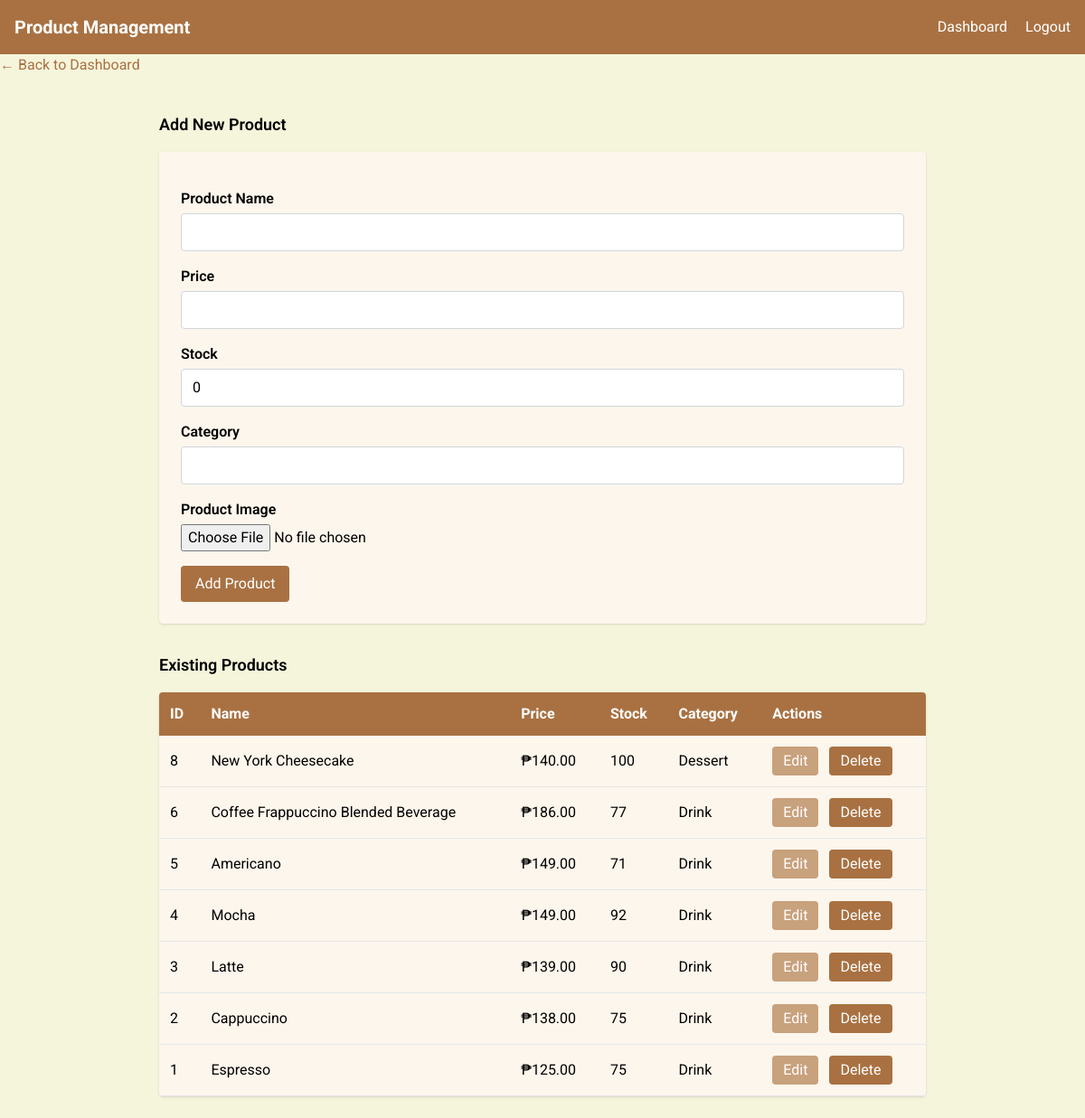
Before: /product_management.php (signed in) with the older database file.
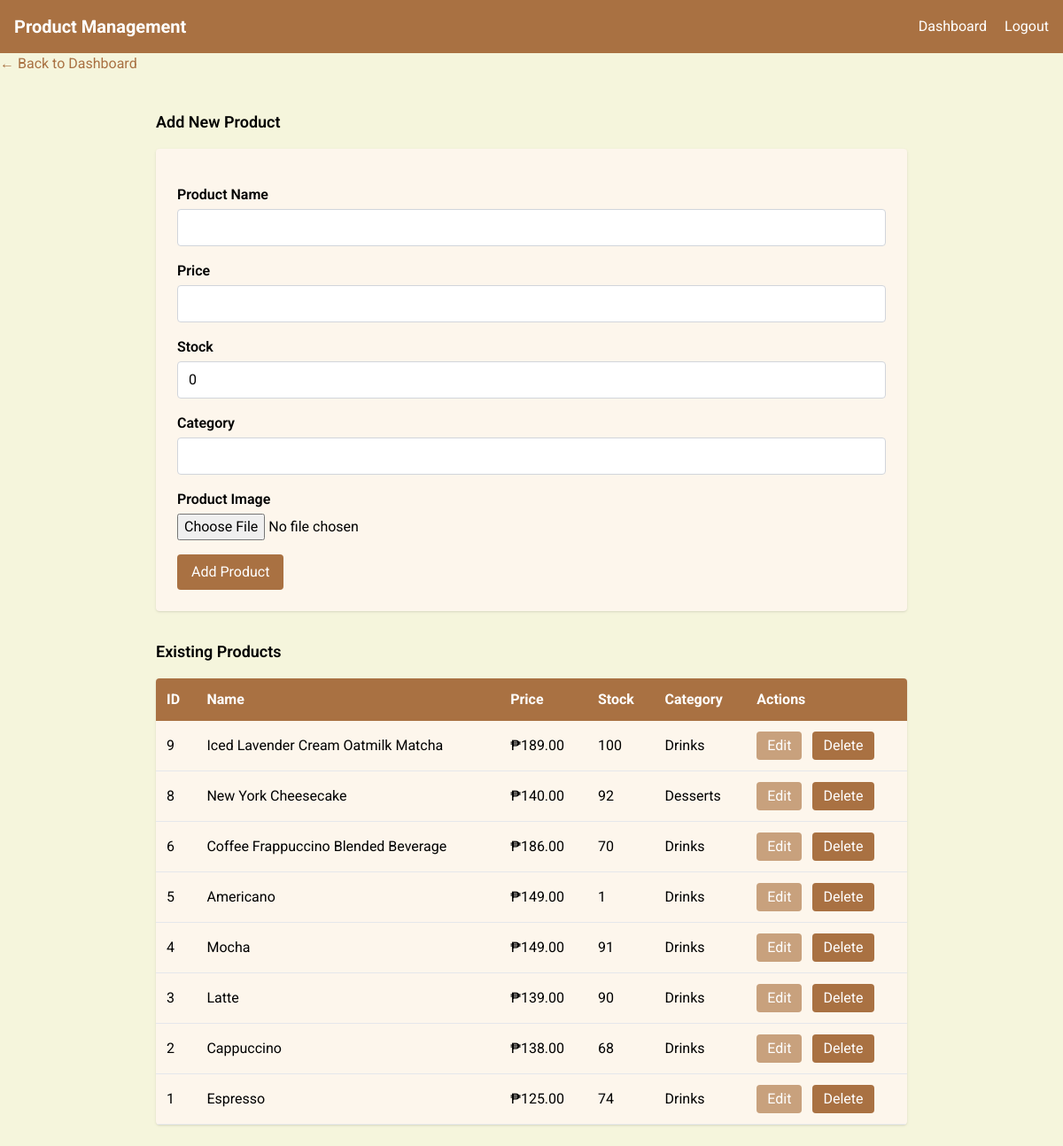
After: the same page with the newer database file.
### tables this page shows
CREATE TABLE `products` (
  `id` int(11) NOT NULL,
  `name` varchar(255) NOT NULL,
  `price` decimal(10,2) NOT NULL,
  `stock` int(11) NOT NULL DEFAULT 0,
  `category_id` int(11) DEFAULT NULL,
  `category` varchar(255) NOT NULL DEFAULT 'Other',
  `image` varchar(255) DEFAULT NULL
);

### product_management.php (the view, shortened to what this page needs)
<?php
require 'config.php';
$products = $db->query("SELECT * FROM products ORDER BY id DESC")->fetchAll(PDO::FETCH_ASSOC);
?>
<!DOCTYPE html>
<html lang="en">
<head>
    <script src="https://cdn.tailwindcss.com"></script>
    <link rel="stylesheet" href="https://cdnjs.cloudflare.com/ajax/libs/font-awesome/6.0.0-beta3/css/all.min.css" />
</head>
<body class="bg-[#F5F5DC] min-h-screen">
<header class="bg-[#A97142] text-white p-4 flex justify-between items-center">
        <h1 class="text-xl font-bold">Product Management</h1>
        <div>
            <a href="admin_dashboard.php" class=" mr-4 text-white">Dashboard</a>
            <a href="logout.php" class="text-white">Logout</a>
        </div>
    </header>
    <div class="mb-4">
    <a href="admin_dashboard.php" class="inline-block text-[#A97142]">&larr; Back to Dashboard</a>
        </div>
    <main class="p-6 max-w-4xl mx-auto">
        <section class="mb-8">
            <h2 class="text-lg font-semibold mb-4">Add New Product</h2>
            <form method="POST" enctype="multipart/form-data" class="space-y-4 bg-[#FDF6EC] p-6 rounded shadow">
                <div>
                    <label for="name" class="block mb-1 font-semibold">Product Name</label>
                    <input type="text" id="name" name="name" required class="w-full border border-gray-300 rounded px-3 py-2 focus:outline-none focus:ring-2 focus:ring-indigo-500" />
                </div>
                <div>
                    <label for="price" class="block mb-1 font-semibold">Price</label>
                    <input type="number" step="0.01" id="price" name="price" required class="w-full border border-gray-300 rounded px-3 py-2 focus:outline-none focus:ring-2 focus:ring-indigo-500" />
                </div>
                <div>
                    <label for="stock" class="block mb-1 font-semibold">Stock</label>
                    <input type="number" id="stock" name="stock" value="0" min="0" required class="w-full border border-gray-300 rounded px-3 py-2 focus:outline-none focus:ring-2 focus:ring-indigo-500" />
                </div>
                <div>
                    <label for="category" class="block mb-1 font-semibold">Category</label>
                    <input type="text" id="category" name="category" class="w-full border border-gray-300 rounded px-3 py-2 focus:outline-none focus:ring-2 focus:ring-indigo-500" />
                </div>
                <div>
                    <label for="image" class="block mb-1 font-semibold">Product Image</label>
                    <input type="file" id="image" name="image" accept="image/*" class="w-full" />
                </div>
                <button type="submit" class="bg-[#A97142] text-white py-2 px-4 rounded hover:bg-[#8b5e34] transition">Add Product</button>
            </form>
        </section>
        <section>
            <h2 class="text-lg font-semibold mb-4">Existing Products</h2>
            <table class="w-full bg-[#FDF6EC] rounded shadow overflow-hidden">
            <thead class="bg-[#A97142] text-white">
                    <tr>
                        <th class="p-3 text-left">ID</th>
                        <th class="p-3 text-left">Name</th>
                        <th class="p-3 text-left">Price</th>
                        <th class="p-3 text-left">Stock</th>
                        <th class="p-3 text-left">Category</th>
                        <th class="p-3 text-left">Actions</th>
                    </tr>
                </thead>
                <tbody>
                    <?php foreach ($products as $product): ?>
                    <tr class="border-b border-gray-200">
                        <td class="p-3"><?php echo $product['id']; ?></td>
                        <td class="p-3"><?php echo htmlspecialchars($product['name']); ?></td>
                        <td class="p-3">₱<?php echo number_format($product['price'], 2); ?></td>
                        <td class="p-3"><?php echo $product['stock']; ?></td>
                        <td class="p-3"><?php echo htmlspecialchars($product['category']); ?></td>
                    <td class="p-3 space-x-2">
                    <button onclick="editProduct(<?php echo $product['id']; ?>, '<?php echo htmlspecialchars(addslashes($product['name'])); ?>', <?php echo $product['price']; ?>, <?php echo $product['stock']; ?>, '<?php echo htmlspecialchars(addslashes($product['category'])); ?>', '<?php echo htmlspecialchars(addslashes($product['image'] ?? '')); ?>')" class="bg-[#C8A17D] text-white px-3 py-1 rounded hover:bg-[#A57C4D] transition">Edit</button>
                        <form method="POST" class="inline" onsubmit="return confirm('Are you sure you want to delete this product?');">
                            <button type="submit" class="bg-[#A97142] text-white px-3 py-1 rounded hover:bg-[#8C5730] transition">Delete</button>
                        </form>
                    </td>
                    </tr>
                    <?php endforeach; ?>
                </tbody>
            </table>
        </section>
    </main>
</body>
</html>

### product_management.php (style rules this page uses)
body { font-family: 'Roboto', sans-serif; }

Changed rows visible on the page:
added products: id "9", name "Iced Lavender Cream Oatmilk Matcha", price "189.00", stock "100", category "Drinks"
changed products "New York Cheesecake": stock "100" → "92"; category "Dessert" → "Desserts"
changed products "Coffee Frappuccino Blended Beverage": stock "77" → "70"; category "Drink" → "Drinks"
changed products "Americano": stock "71" → "1"; category "Drink" → "Drinks"
changed products "Mocha": stock "92" → "91"; category "Drink" → "Drinks"
changed products "Latte": category "Drink" → "Drinks"
changed products "Cappuccino": stock "75" → "68"; category "Drink" → "Drinks"
changed products "Espresso": stock "75" → "74"; category "Drink" → "Drinks"
